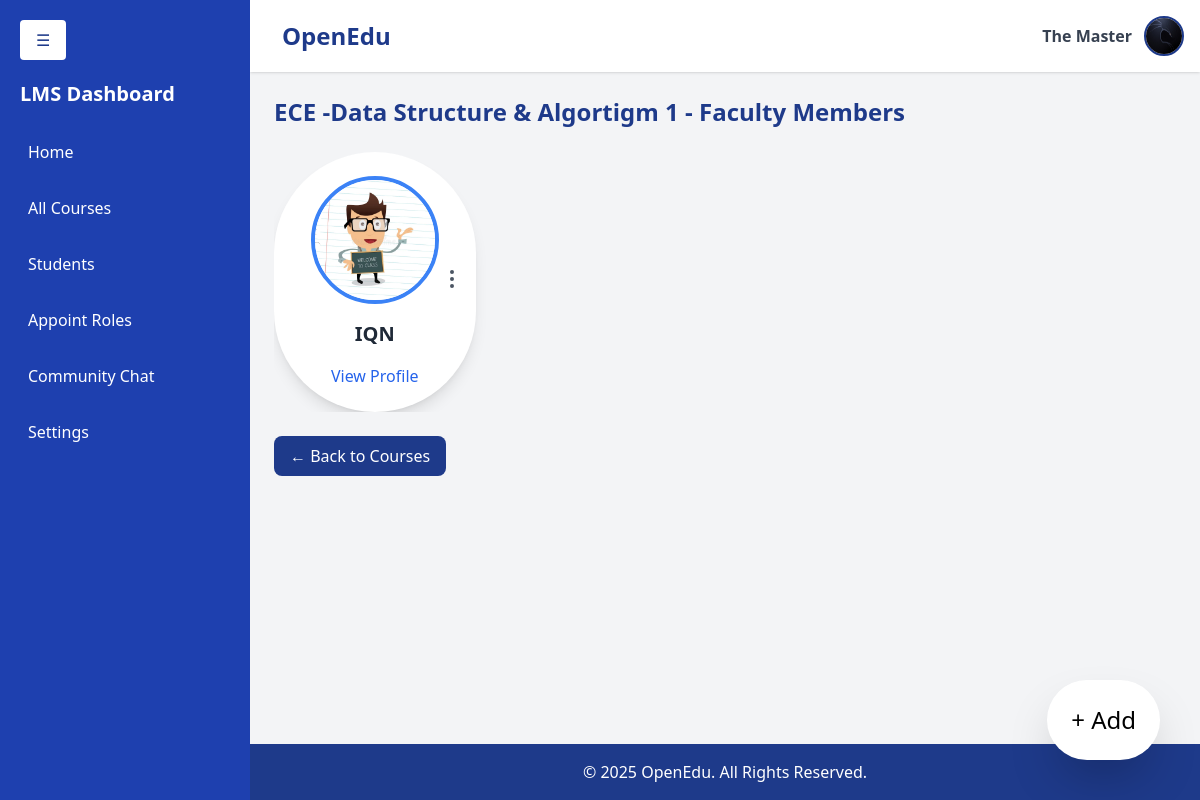
Screenshot of /lms/department=7/course=3 (signed in) with the database file from the repository.
### accounts/models.py (models this page shows, shortened)
class User(AbstractUser):
    contact = models.CharField(max_length=15, blank=True, null=True)
    profilepicture = models.ImageField(upload_to='images/profilepictures', blank=True, null=True,default='images/profilepictures/rafid1.jpg')
    role=models.TextField(default='user')
    course=models.IntegerField(default=-1)
    department=models.IntegerField(default=-1)
    groups = models.ManyToManyField(
        'auth.Group',
        related_name='custom_user_set',
        blank=True
    )
    user_permissions = models.ManyToManyField(
        'auth.Permission',
        related_name='custom_user_permissions_set',
        blank=True
    )

### lms/models.py (models this page shows, shortened)
class Department(models.Model):
    id = models.AutoField(primary_key=True)  # Automatically generates a primary key
    name = models.CharField(max_length=255, unique=True)  # Unique name field
    image = models.ImageField(upload_to='images/department/', null=True,default='images/department/default.jpg')
    description=models.TextField(max_length=255,default="The Department fosters innovative research and interdisciplinary collaboration, focusing on conceptual exploration and advanced academic problem-solving techniques.")

class Course(models.Model):
    id = models.AutoField(primary_key=True)  # Automatically generates a primary key
    course_code = models.CharField(max_length=6, unique=True)  # Unique course code
    course_name = models.CharField(max_length=50)  # Course name
    course_description = models.TextField(
        default="This course provides a comprehensive overview of essential topics, methodologies, and concepts. Further details will be provided."
    )  # Description of the course
    department = models.ForeignKey('Department', related_name='courses', on_delete=models.CASCADE)  # Foreign key to Department
    image = models.ImageField(upload_to='images/course/', null=True, default='images/course/default.jpg')  # Course image

class Faculty(models.Model):
    name = models.CharField(max_length=100)
    course = models.ForeignKey('Course', related_name='Faculty', on_delete=models.CASCADE, null=True, blank=True)
    image = models.ImageField(upload_to='images/faculty/', null=True,default='images/faculty/default.jpg')
    position = models.CharField(max_length=100)

### lms/views.py (the view)
# urls.py: path('department=<int:dept_id>/course=<int:course_id>', course_facs, name='course_facs'),
@login_required
def course_facs(request, dept_id, course_id):
    faculty_proxy = QueryCacheProxy(request.user)
    faculties,department,course = faculty_proxy.get_courseFacs(dept_id,course_id)
    showFacultyModal=(request.user.role=='master')or(request.user.department==department.id)or(request.user.course==course.id)
    showUpdateFacultyModal=(request.user.role=='master')or(request.user.department==department.id)or(request.user.course==course.id)
    showAddButton=(request.user.role=='master')or(request.user.department==department.id)or(request.user.course==course.id)
    context = {'department': department, 'faculties': faculties,'course':course,
               'showFacultyModal':showFacultyModal,'showUpdateFacultyModal':showUpdateFacultyModal,'showAddButton':showAddButton}
    return render(request, 'lms/faculty.html', context)

### lms/queryProxy.py (called while the page is built)
    @login_required
    def get_courseFacs(self,dept_id,course_id):
        department=Department.objects.get(id=dept_id)
        course=Course.objects.get(id=course_id)
        faculties_cache_key = f'department?{department.id}/course?{course.id}'
        faculties = cache.get(faculties_cache_key)
        print(faculties)
        if not faculties:
            print("not cached yet")
            faculties = Faculty.objects.filter(course=course).order_by('name')
            cache.set(faculties_cache_key, faculties, timeout=60*15)  # Cache for 15 minutes
        return faculties,department,course

### lms/templates/lms/faculty.html (shortened to what this page needs)
{% extends 'dashboard.html' %} {% load static %} {% block content %}
<div class="p-6 flex-grow" style="overflow: auto">
  <h2 class="text-2xl font-bold text-blue-900 mb-6">
    {{ department.name }} -{{ course.course_name }} - Faculty Members
  </h2>
  {% if faculties %}
  <div class="w-full overflow-x-auto">
    <div
      class="grid grid-cols-1 sm:grid-cols-2 md:grid-cols-3 lg:grid-cols-4 gap-8 justify-items-center"
    >
      {% for faculty in faculties %}
      <div
        class="relative flex flex-col items-center justify-center bg-white p-6 rounded-full shadow-lg transform transition-transform hover:scale-105 cursor-pointer w-full max-w-xs aspect-square"
      >
        {% if showUpdateFacultyModal %}
        <div
          class="absolute top-1/2 right-3 transform -translate-y-1/2 dropdown"
        >
          <button
            class="text-gray-600 hover:text-gray-800 focus:outline-none"
            onclick="toggleMenu('menu-videos-{{ faculty.id }}')"
          >
          </button>
        </div>
        {% endif %}
        <a
          href="{% url 'fac_lecs' department.id course.id faculty.id %}"
          class="flex flex-col items-center justify-center"
        >
          <img
            src="{{ faculty.image.url }}"
            alt="{{ faculty.name }}"
            class="w-32 h-32 object-cover rounded-full mb-4 border-4 border-blue-500"
          />
          <h3 class="text-xl font-semibold text-gray-800 text-center">
            {{ faculty.name }}
          </h3>
        </a>
        <a href="#" class="mt-4 text-blue-600 hover:underline text-center">
          View Profile
        </a>
      </div>
      {% endfor %}
    </div>
  </div>
  {% else %}
  <p class="text-gray-500">No faculty members found in this Course.</p>
  {% endif %}
  <a
    href="{% url 'departments' %}"
    class="mt-6 inline-block bg-blue-900 text-white px-4 py-2 rounded-lg hover:bg-blue-700"
  >
    ← Back to Courses
  </a>
</div>
{% endblock %}

### home/templates/inc/header.html (shortened to what this page needs)
<header
  class="bg-white shadow p-4 flex justify-between items-center relative w-full top-0 right-0 4 z-10 sticky"
>
  <div class="flex items-center space-x-4">
    <h1 class="text-2xl font-bold text-blue-900">OpenEdu</h1>
  </div>
  <div class="flex items-center space-x-3 relative">
    <span class="text-gray-700 font-semibold">
      {{ request.user.first_name }} {{ request.user.last_name }}
    </span>
    <a
      href="javascript:void(0);"
      onclick="toggleDropdownProfile()"
      class="w-10 h-10"
    >
      <img
        src="{{ request.user.profilepicture.url }}"
        alt="Profile"
        class="w-10 h-10 rounded-full border-2 border-blue-900"
      />
    </a>
  </div>
</header>

### rows the page displays
User: user.first_name "The", user.last_name "Master", user.profilepicture (picture)
Department: name "ECE"
Course: course_name "Data Structure & Algortigm 1"
Faculty: image (placeholder picture), name "IQN"
